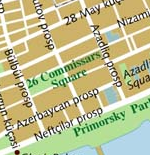
#> input picture canvasWithPictures/images/Map5.png, 150 x 155 px, found by its file name
$ python algorithmGreyScale.py
#> lines starting #> are read from the running program, lines starting #| are printed output that depends on the picture; after the words box and inside, x2 and y2 are one past the last pixel; in counts of white or black regions, pixels touching at a corner belong together
import cv2
import numpy as np
import time

def getIntersectionCoordinates(h1,w1,h2,w2,SHIFT_X,SHIFT_Y):
    x1 = w1
    x2 = w1+w2
    y1 = h1+h2
    y2 = h1
    x3=SHIFT_X
    y3=SHIFT_Y+h1
    x4 = SHIFT_X+w1
    y4=SHIFT_Y

    x5 = max(x1, x3)
    y5 = min(y1, y3)
    x6 = min(x2, x4)
    y6 = max(y2, y4)
    # if (x5 > x6 or y5 > y6) :
    #     print("No intersection")
    #     return
    return (x5,y5,x6,y6)

def calculateLoss(canvas, SHIFT_X,SHIFT_Y,h1,w1,h2,w2):
    coor = getIntersectionCoordinates(h1,w1,h2,w2,SHIFT_X,SHIFT_Y)
    image1 = canvas[0,coor[3]:coor[1],coor[0]:coor[2]]
    image2 = canvas[1,coor[3]:coor[1],coor[0]:coor[2]]
    loss = np.mean(np.absolute(np.subtract(image1,image2)))
    return loss

def drawImage(X,Y):
    vis = np.zeros((h1*2+h2,w1*2+w2), dtype=np.uint8)
    vis[Y:h1+Y,X:w1+X] = img1
    vis[h1:h2+h1, w1:w1+w2] = img2
    cv2.imshow('image',vis)
    cv2.waitKey(7)

START_TIME = time.time()

img1 = cv2.imread('/cs/home/ri31/project-scripts/canvasWithPictures/images/Map5.png',0)
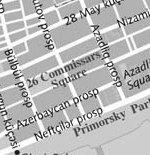
#> img1: shape (155, 150); min 1, max 255, mean 184.9
img2 = cv2.imread('/cs/home/ri31/project-scripts/canvasWithPictures/images/Map6.png',0)
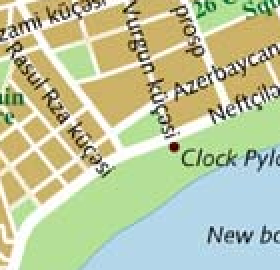
#> input picture canvasWithPictures/images/Map6.png, 140 x 135 px, found by its file name (shown 2 times larger)
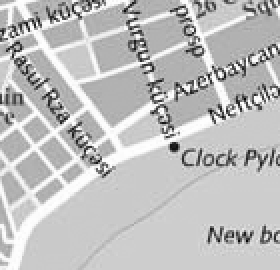
#> img2: shape (135, 140) (shown 2 times larger); min 2, max 255, mean 191.3

SHIFT_X = 1
SHIFT_Y = 1

h1, w1 = img1.shape[:2]
#> h1 = 155; w1 = 150
h2, w2 = img2.shape[:2]
#> h2 = 135; w2 = 140


canvas = np.zeros((2,h1*2+h2,w1*2+w2), dtype=np.uint8)
canvas[0,:h1,:w1] = img1
canvas[1,h1:h2+h1, w1:w1+w2] = img2

BestLoss = calculateLoss(canvas,SHIFT_X,SHIFT_Y,h1,w1,h2,w2)
#> BestLoss = 82
SHIFT_Y=2
BestX = 1
BestY = 1

while(SHIFT_X<w1+w2):
    print(SHIFT_X)
    while(SHIFT_Y<h1+h2):
        loss = calculateLoss(canvas,SHIFT_X,SHIFT_Y,h1,w1,h2,w2)
        # drawImage(SHIFT_X,SHIFT_Y)
        print(SHIFT_X)
        if loss<BestLoss:
            BestLoss = loss
            BestX = SHIFT_X
            BestY = SHIFT_Y
        SHIFT_Y+=1
        canvas[0].fill(0)
        canvas[0,SHIFT_Y:h1+SHIFT_Y,SHIFT_X:w1+SHIFT_X] = img1
    SHIFT_Y = 0
    SHIFT_X+=1
    canvas[0].fill(0)
    canvas[0,SHIFT_Y:h1+SHIFT_Y,SHIFT_X:w1+SHIFT_X] = img1


vis = np.zeros((h1*2+h2,w1*2+w2), dtype=np.uint8)
vis[BestY:h1+BestY,BestX:w1+BestX] = img1
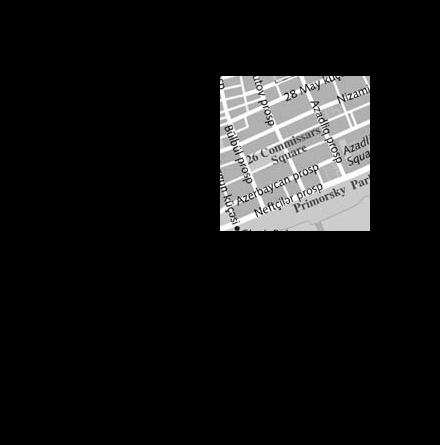
#> vis: shape (445, 440); min 0, max 255, mean 22
vis[h1:h2+h1, w1:w1+w2] = img2
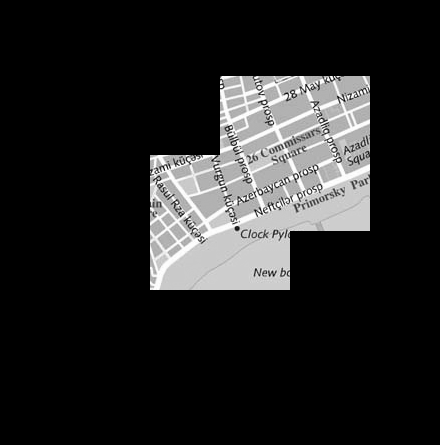
#> vis: shape (445, 440); 6.94% of pixels changed, all inside (x1, y1, x2, y2) = (150, 155, 290, 290)
cv2.imshow('image',vis)
END_TIME = time.time()
print("Time taken: ", format(END_TIME - START_TIME), " seconds")
cv2.waitKey()
